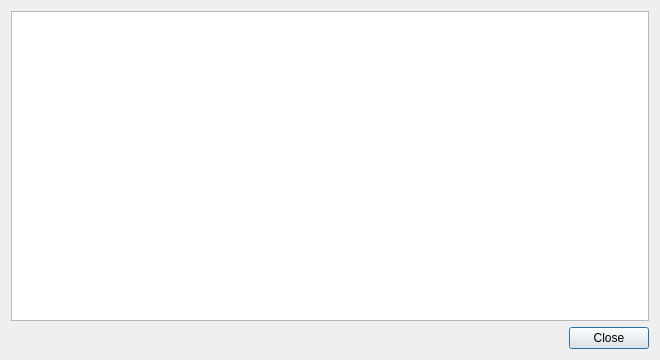
<?xml version="1.0" encoding="UTF-8"?>
<ui version="4.0">
 <class>PluginsDialog</class>
 <widget class="QDialog" name="PluginsDialog">
  <property name="geometry">
   <rect>
    <x>0</x>
    <y>0</y>
    <width>660</width>
    <height>360</height>
   </rect>
  </property>
  <property name="windowTitle">
   <string>Install Plugins</string>
  </property>
  <layout class="QVBoxLayout" name="verticalLayout">
   <item>
    <widget class="QTreeView" name="treeView">
     <property name="sizePolicy">
      <sizepolicy hsizetype="Preferred" vsizetype="Expanding">
       <horstretch>0</horstretch>
       <verstretch>0</verstretch>
      </sizepolicy>
     </property>
    </widget>
   </item>
   <item>
    <layout class="QHBoxLayout" name="horizontalLayout">
     <item>
      <spacer name="horizontalSpacer">
       <property name="orientation">
        <enum>Qt::Horizontal</enum>
       </property>
       <property name="sizeHint" stdset="0">
        <size>
         <width>40</width>
         <height>20</height>
        </size>
       </property>
      </spacer>
     </item>
     <item>
      <widget class="QPushButton" name="closeButton">
       <property name="text">
        <string>Close</string>
       </property>
      </widget>
     </item>
    </layout>
   </item>
  </layout>
 </widget>
 <resources/>
 <connections>
  <connection>
   <sender>closeButton</sender>
   <signal>clicked()</signal>
   <receiver>PluginsDialog</receiver>
   <slot>accept()</slot>
   <hints>
    <hint type="sourcelabel">
     <x>431</x>
     <y>328</y>
    </hint>
    <hint type="destinationlabel">
     <x>244</x>
     <y>177</y>
    </hint>
   </hints>
  </connection>
 </connections>
</ui>
